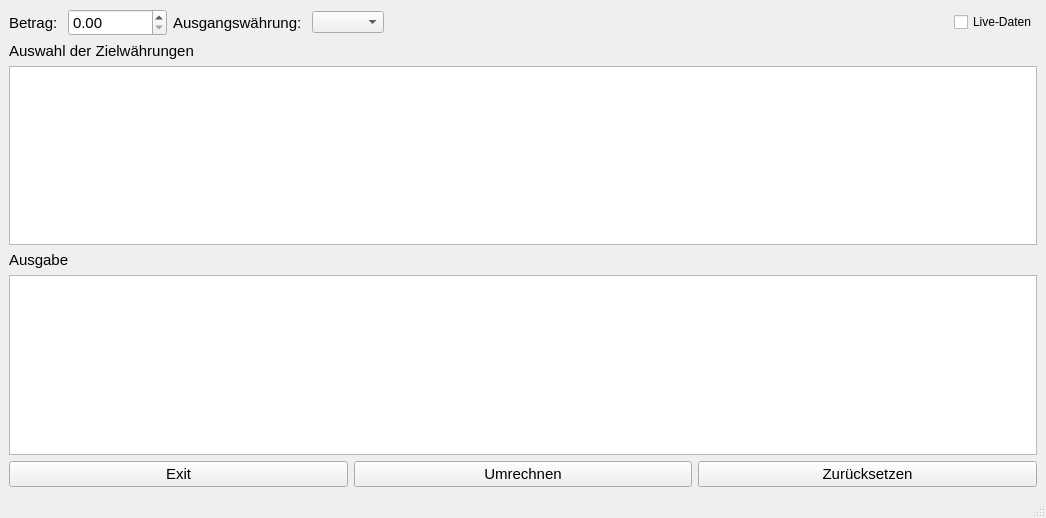
<?xml version="1.0" encoding="UTF-8"?>
<ui version="4.0">
 <class>MainWindow</class>
 <widget class="QMainWindow" name="MainWindow">
  <property name="geometry">
   <rect>
    <x>0</x>
    <y>0</y>
    <width>1046</width>
    <height>518</height>
   </rect>
  </property>
  <property name="windowTitle">
   <string>Currency Converter</string>
  </property>
  <widget class="QWidget" name="centralwidget">
   <layout class="QVBoxLayout" name="verticalLayout_2">
    <item>
     <layout class="QVBoxLayout" name="verticalLayout">
      <item>
       <layout class="QHBoxLayout" name="horizontalLayout">
        <item>
         <widget class="QLabel" name="label">
          <property name="font">
           <font>
            <pointsize>11</pointsize>
           </font>
          </property>
          <property name="text">
           <string>Betrag: </string>
          </property>
         </widget>
        </item>
        <item>
         <widget class="QDoubleSpinBox" name="betrag">
          <property name="font">
           <font>
            <pointsize>11</pointsize>
           </font>
          </property>
          <property name="maximum">
           <double>10000000.000000000000000</double>
          </property>
         </widget>
        </item>
        <item>
         <widget class="QLabel" name="label_2">
          <property name="font">
           <font>
            <pointsize>11</pointsize>
           </font>
          </property>
          <property name="text">
           <string>Ausgangswährung: </string>
          </property>
         </widget>
        </item>
        <item>
         <widget class="QComboBox" name="waehrung"/>
        </item>
        <item>
         <spacer name="horizontalSpacer">
          <property name="orientation">
           <enum>Qt::Horizontal</enum>
          </property>
          <property name="sizeHint" stdset="0">
           <size>
            <width>40</width>
            <height>20</height>
           </size>
          </property>
         </spacer>
        </item>
        <item>
         <widget class="QCheckBox" name="checkBox">
          <property name="text">
           <string>Live-Daten</string>
          </property>
         </widget>
        </item>
       </layout>
      </item>
      <item>
       <widget class="QLabel" name="label_4">
        <property name="font">
         <font>
          <pointsize>11</pointsize>
         </font>
        </property>
        <property name="text">
         <string>Auswahl der Zielwährungen</string>
        </property>
       </widget>
      </item>
      <item>
       <widget class="QListWidget" name="listWidget">
        <property name="selectionMode">
         <enum>QAbstractItemView::MultiSelection</enum>
        </property>
       </widget>
      </item>
      <item>
       <widget class="QLabel" name="label_3">
        <property name="font">
         <font>
          <pointsize>11</pointsize>
         </font>
        </property>
        <property name="text">
         <string>Ausgabe</string>
        </property>
       </widget>
      </item>
      <item>
       <widget class="QTextBrowser" name="ergebnisAnzeige">
        <property name="markdown">
         <string/>
        </property>
       </widget>
      </item>
      <item>
       <layout class="QHBoxLayout" name="horizontalLayout_2">
        <item>
         <widget class="QPushButton" name="exit">
          <property name="font">
           <font>
            <pointsize>11</pointsize>
           </font>
          </property>
          <property name="text">
           <string>Exit</string>
          </property>
         </widget>
        </item>
        <item>
         <widget class="QPushButton" name="umrechnen">
          <property name="font">
           <font>
            <pointsize>11</pointsize>
           </font>
          </property>
          <property name="text">
           <string>Umrechnen</string>
          </property>
         </widget>
        </item>
        <item>
         <widget class="QPushButton" name="zuruecksetzen">
          <property name="font">
           <font>
            <pointsize>11</pointsize>
           </font>
          </property>
          <property name="text">
           <string>Zurücksetzen</string>
          </property>
         </widget>
        </item>
       </layout>
      </item>
     </layout>
    </item>
   </layout>
  </widget>
  <widget class="QStatusBar" name="statusbar"/>
 </widget>
 <resources/>
 <connections/>
</ui>
